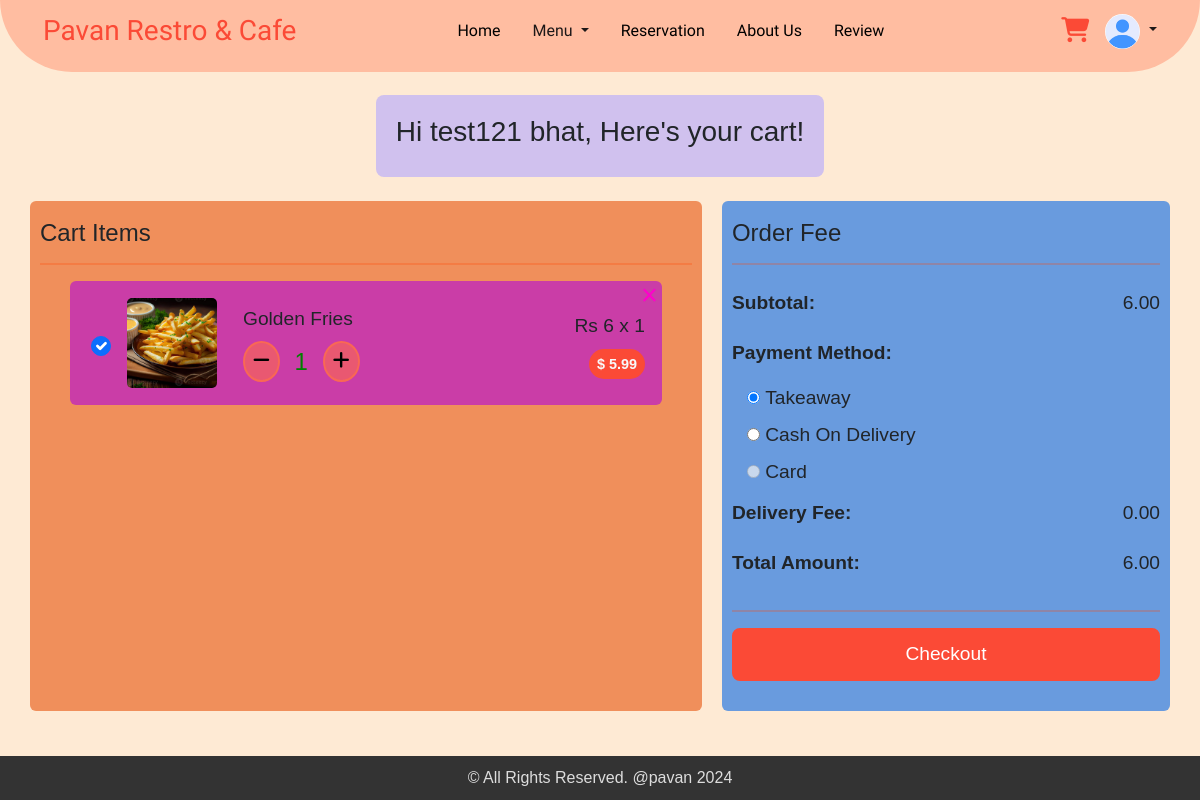
The page /cart.php (signed in) on the database its author committed.
### tables this page shows
CREATE TABLE `users` (
  `email` varchar(255) NOT NULL,
  `firstName` varchar(255) NOT NULL,
  `lastName` varchar(255) NOT NULL,
  `contact` varchar(10) NOT NULL,
  `password` varchar(20) NOT NULL,
  `dateCreated` timestamp NOT NULL DEFAULT current_timestamp(),
  `profile_image` varchar(255) NOT NULL DEFAULT 'default.jpg'
);

CREATE TABLE `cart` (
  `id` int(11) NOT NULL,
  `itemName` varchar(255) NOT NULL,
  `price` decimal(10,0) NOT NULL,
  `image` varchar(255) NOT NULL,
  `quantity` int(11) NOT NULL,
  `catName` varchar(255) NOT NULL,
  `email` varchar(255) NOT NULL,
  `total_price` varchar(255) NOT NULL
);

### cart.php (the view, shortened to what this page needs)
<?php
require 'db_connection.php';
$email = $_SESSION['email'];
$stmt = $conn->prepare('SELECT * FROM users WHERE email=?');
$stmt->bind_param('s', $email);
$stmt->execute();
$result = $stmt->get_result();
$user = $result->fetch_assoc();
$stmt = $conn->prepare('SELECT * FROM cart WHERE email=?');
$stmt->bind_param('s', $email);
$stmt->execute();
$itemsResult = $stmt->get_result();
?>
<!DOCTYPE html>
<html lang="en">
<head>
  <link rel='stylesheet' href='https://cdnjs.cloudflare.com/ajax/libs/twitter-bootstrap/4.5.2/css/bootstrap.min.css' />
  <link rel='stylesheet' href='https://cdnjs.cloudflare.com/ajax/libs/font-awesome/5.9.0/css/all.min.css' />
  <link href="https://stackpath.bootstrapcdn.com/bootstrap/5.3.0/css/bootstrap.min.css" rel="stylesheet">
  <link href="https://cdn.jsdelivr.net/npm/bootstrap@5.3.3/dist/css/bootstrap.min.css" rel="stylesheet">
  <link rel="stylesheet" href="https://cdnjs.cloudflare.com/ajax/libs/font-awesome/6.2.0/css/all.min.css" />
  <link rel="stylesheet" href="cart.css" />
</head>
<body>
  <?php
  if ($_SESSION['userloggedin']) {
    include_once('nav-logged.php');
  } else {
    include_once('navbar.php');
  }
  ?>
  <div class="title mb-4">
    <h3>Hi <?php echo $user['firstName'] . " " . $user['lastName']; ?>, Here's your cart!</h3>
  </div>
  <div class="cart-details ">
    <div class="cart-items">
      <h4 class="mt-2">Cart Items</h4>
      <hr>
      <ul class="list-group">
        <?php if ($itemsResult->num_rows > 0): ?>
          <?php while ($item = $itemsResult->fetch_assoc()) : ?>
            <li class="d-flex justify-content-between align-items-center mb-3 list-group-item">
              <div class="d-flex align-items-center">
                <input type="checkbox" class="form-check-input ms-1 selection" style="width: 20px; height: 20px; border-radius: 50%; " data-price="<?= $item['price'] ?>" checked>
                <?php
                if (!empty($item['image'])) {
                  echo '<img src="uploads/' . htmlspecialchars($item['image']) . '" alt="Item Image" class="item-image ">';
                } else {
                  echo '<span>No image available</span>';
                }
                ?>
                <div class="ms-3">
                  <div class="mt-1"><?php echo $item['itemName']; ?></div>
                  <div class="quantity mt-2 mb-1">
                    <button class="minus-btn minus-quantity-btn" type="button" data-id="<?= $item['id'] ?>" data-price="<?= $item['price'] ?>" min="1">
                      <i class="fas fa-minus"></i>
                    </button>
                    <input type="text" class="itemQty" value="<?= $item['quantity'] ?>" min="1" data-id="<?= $item['id'] ?>" data-price="<?= $item['price'] ?>">
                    <button class="plus-btn plus-quantity-btn" type="button" data-id="<?= $item['id'] ?>" data-price="<?= $item['price'] ?>">
                      <i class="fas fa-plus"></i>
                    </button>
                  </div>
                </div>
              </div>
              <div class="mt-1">
                <div class="d-flex flex-row justify-content-between align-items-start quantity-price">
                  <div>
                    Rs <span class="item-price"><?= $item['price'] ?></span> x <span class="item-quantity"><?= $item['quantity'] ?></span>
                  </div>
                </div>
                <div class="d-flex flex-row justify-content-end align-items-end">
                  <span class="badge rounded-pill text-light p-2 mt-2 item-total-price" style="background-color: #fb4a36;">$ <?= $item['total_price'] ?></span>
                </div>
              </div>
              <button class="delete-icon" data-id="<?= $item['id'] ?>">
                &times;
              </button>
            </li>
          <?php endwhile; ?>
        <?php else: ?>
          <li class="list-group-item">
            Cart Is EmPtY!
          </li>
        <?php endif; ?>
      </ul>
    </div>
    <div class="order-summary">
      <h4 class="mt-2">Order Fee</h4>
      <hr class="mb-4">
      <div class="summary-details ">
        <p><strong>Subtotal:</strong></p>
        <p> <span id="subtotal">0</span></p>
      </div>
      <div class="summary-details payment">
        <p><strong>Payment Method:</strong></p>
        <div>
          <input type="radio" id="takeaway" name="payment_mode" value="Takeaway" checked>
          <label for="Takeaway">Takeaway</label>
        </div>
        <div>
          <input type="radio" id="cash" name="payment_mode" value="Cash">
          <label for="Cash">Cash On Delivery</label>
        </div>
        <div>
          <input type="radio" id="card" name="payment_mode" value="Card" disabled style="cursor: not-allowed;">
          <label for="Card">Card</label>
        </div>
      </div>
      <div class="summary-details">
        <p><strong>Delivery Fee: </strong></p>
        <p> <span id="delivery-fee">0</span></p>
      </div>
      <div class="summary-details mb-3">
        <p><strong>Total Amount:</strong></p>
        <p><span id="total">0</span></p>
      </div>
      <hr>
      <form id="checkout-form" action="order_review.php" method="post">
        <button type="button" id="checkout-button">Checkout</button>
      </form>
    </div>
  </div>
</body>
</html>

### nav-logged.php (shortened to what this page needs)
<?php
include 'db_connection.php';
$useremail = isset($_SESSION['email']) ? $_SESSION['email'] : '';
function get_UserInfo($email)
{
  global $conn;
  $stmt = $conn->prepare("SELECT  profile_image FROM users WHERE email = ?");
  $stmt->bind_param("s", $email);
  $stmt->execute();
  $stmt->bind_result($profile_image);
  return [
    'profile_image' => $profile_image ?: 'default.jpg'
  ];
}
$userinfo = get_UserInfo($useremail);
?>
<!DOCTYPE html>
<html lang="en">
<head>
  <link href="https://cdn.jsdelivr.net/npm/bootstrap@5.3.3/dist/css/bootstrap.min.css" rel="stylesheet" />
  <link rel="stylesheet" href="https://cdnjs.cloudflare.com/ajax/libs/font-awesome/6.2.0/css/all.min.css" />
</head>
<body>
  <?php
  $current_page = basename($_SERVER['PHP_SELF']);
  ?>
  <div>
    <nav class="navbar navbar-expand-md fixed-top">
      <div class="container-fluid nav-container">
        <a class="navbar-brand me-auto logo" href="index.php">Pavan Restro & Cafe</a>
        <div class="offcanvas offcanvas-end" tabindex="-1" id="offcanvasNavbar" aria-labelledby="offcanvasNavbarLabel">
          <div class="offcanvas-body text-center">
            <ul class="navbar-nav justify-content-center flex-grow-1 pe-3">
              <li class="nav-item">
                <a class="nav-link mx-lg-2 <?php echo $current_page == 'index.php' ? 'active' : ''; ?>" aria-current="page" href="index.php">Home</a>
              </li>
              <li class="nav-item dropdown">
                <a class="nav-link dropdown-toggle mx-lg-2 <?php echo $current_page == 'menu.php' ? 'active' : ''; ?>" href="menu.php" role="button" aria-haspopup="true" aria-expanded="false">
                  Menu
                </a>
              </li>
              <li class="nav-item">
                <a class="nav-link mx-lg-2 <?php echo $current_page == 'index.php#Reservation' ? 'active' : ''; ?>" href="index.php#Reservation">Reservation</a>
              </li>
              <li class="nav-item">
                <a class="nav-link mx-lg-2 <?php echo $current_page == 'index.php#About-Us' ? 'active' : ''; ?>" href="index.php#About-Us">About Us</a>
              </li>
              <li class="nav-item">
                <a class="nav-link mx-lg-2 <?php echo $current_page == '#review' ? 'active' : ''; ?>" href="#review">Review</a>
              </li>
            </ul>
          </div>
        </div>
        <a class="nav-link cart <?php echo $current_page == 'cart.php' ? 'active' : ''; ?>" href="cart.php"><i class="fas fa-shopping-cart"></i>
          <span id="cart-item" class="badge badge-danger"></span></a>
        <li class="nav-item dropdown ms-3" style="list-style: none; ">
          <a href="#" class="dropdown-toggle" id="profileDropdown" data-toggle="dropdown" aria-haspopup="true" aria-expanded="false">
            <img src="uploads/<?php echo htmlspecialchars($userinfo['profile_image']); ?>" alt="Profile Picture" class="nav-profile">
          </a>
        </li>
      </div>
    </nav>
  </div>
</body>
</html>

### cart.css (style rules this page uses)
* { margin: 0; padding: 0; }
body { background: #b3dcef; padding-top: 95px; }
.cart-details { display: flex; justify-content: space-between; gap: 20px; margin-bottom: 80px; margin-left: 30px; margin-right: 30px; }
.cart-items { flex: 60%; border-radius: 6px; background-color: #f08f5b; padding: 10px; }
.order-summary { flex: 40%; background-color: #699bde; padding: 10px; border-radius: 6px; height: 510px; }
.cart-items .list-group-item { display: flex; justify-content: space-between; align-items: center; position: relative; }
.list-group li { border: none; padding: 17px; background: #ca3da7; border-radius: 5px; margin-left: 30px; margin-right: 30px; font-size: 1.2rem; }
.quantity { display: flex; align-items: center; margin-top: 5px; }
.minus-btn, .plus-btn { background-color: rgba(253, 108, 77, 0.6); border: 2px solid rgba(253, 108, 77, 0.8); padding: 4px 8px; cursor: pointer; border-radius: 50%; }
.itemQty { width: 33px; text-align: center; border: none; background: none; margin: 0 5px 0 5px; font-size: 1.5rem; color: green; }
.item-image { width: 90px; height: 90px; object-fit: cover; margin-right: 10px; margin-left: 40px; border-radius: 5px; }
.summary-details { display: flex; justify-content: space-between; margin-bottom: 5px; font-size: 1.2rem; }
.cart-details hr { border: 1px solid orangered; }
.summary-details strong { font-weight: 600; }
.delete-icon { position: absolute; top: -7px; right: 4px; cursor: pointer; background: transparent; border: none; font-size: 1.8rem; color: rgb(255, 0, 204); }
.payment { display: flex; flex-direction: column; }
.payment input { margin-left: 15px ; }
.order-summary button { background-color: #fb4a36; color: white; border: 2px solid #fb4a36; padding: 10px; cursor: pointer; border-radius: 8px; transition: all 0.3s ease; font-size: 1.2rem; width: 100%; }
.title { display: flex; align-items: center; text-align: center; background-color: #d0c1ee; padding: 20px; border-radius: 8px; margin: 0 auto; max-width: fit-content; }

### nav-logged.php (style rules this page uses)
* { margin: 0; padding: 0; }
body { background-color: #feead4; font-family: "Poppins", sans-serif; font-weight: 300; font-style: normal; }
a { color: white; text-decoration: none; }
.navbar-brand, .offcanvas-header { color: #fb4a36; font-family: "Chewy", system-ui; font-optical-sizing: auto; font-weight: 500; font-style: normal; font-size: 28px; }
.nav-container { margin-right: 30px; margin-left: 30px; padding-bottom: 15px; padding-right: 13px; padding-left: 13px; }
.nav-link { color: black; font-weight: 500; transition: 0.3s color ease; font-family: "Lexend", sans-serif; font-optical-sizing: auto; font-weight: 480; font-style: light; }
.dropdown-toggle { color: #1d1818; text-decoration: none; transition: color 0.3s ease; }
.nav-link:hover, .nav-link.active { color: #fb4a36; }
.navbar { border-bottom-left-radius: 80px; border-bottom-right-radius: 80px; padding: 5px 0px 0px 0px; background-color: #ffbda1; }
.cart { color: green; font-size: 25px; cursor: pointer; }
.nav-profile { width: 35px; height: 35px; border-radius: 50%; object-fit: cover; }
.offcanvas-body { background: #ffbda1; }
.navbar .active { color: #fb4a36; font-weight: 700; }

### rows shown on the page
users: profile_image (placeholder picture), firstName "test121", lastName "bhat"
cart: image (picture), itemName "Golden Fries", quantity "1", price "6", total_price "5.99"
